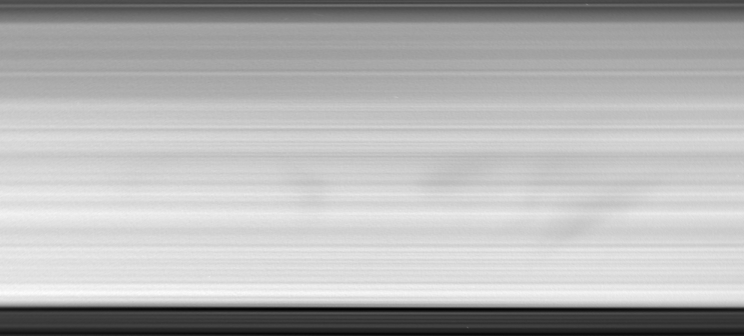
#> input picture testing/W1597978345.png, 1488 x 671 px (shown at 1/2 size)
$ python thumbnail_reshape.py ../testing out
#> lines starting #> are read from the running program, lines starting #| are printed output that depends on the picture
#!/usr/bin/env -S python3

#created using ChatGPT

from PIL import Image
import os
import glob
import sys

def resize_and_convert_images(input_dir, output_dir, target_size=(736, 160)):
    # Create the output directory if it doesn't exist
#> called with input_dir = '../testing', output_dir = 'out', target_size = (736, 160)
    if not os.path.exists(output_dir):
        os.makedirs(output_dir)

    # Get all image files in the input directory
    image_files = glob.glob(os.path.join(input_dir, '*.png'))  # Adjust the extension if needed

    for image_file in image_files:
        # Open the image
        img = Image.open(image_file)
#> img is the input picture: PIL image 1488x671 RGBA; mean R, G, B, A 179.9, 179.9, 179.9, 255

        # Convert to grayscale
        img_gray = img.convert('L')  # 'L' mode is for grayscale images

        # Resize the image
        img_resized = img_gray.resize(target_size)
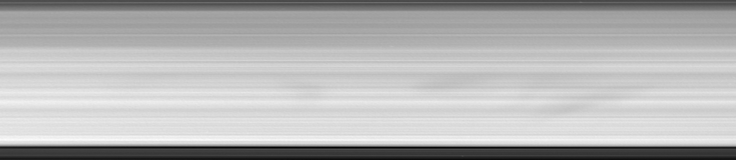
#> img_resized: PIL image 736x160 L; min 1, max 252, mean 179.9

        # Get the base filename and create output path
        base_filename = os.path.basename(image_file)
        output_path = os.path.join(output_dir, base_filename)

        # Save the processed image
        img_resized.save(output_path)

        print(f"Processed and saved: {output_path}")

# Example usage
input_directory = sys.argv[1]   # Change this to your input directory
output_directory = sys.argv[2] # Change this to your output directory
resize_and_convert_images(input_directory, output_directory)
